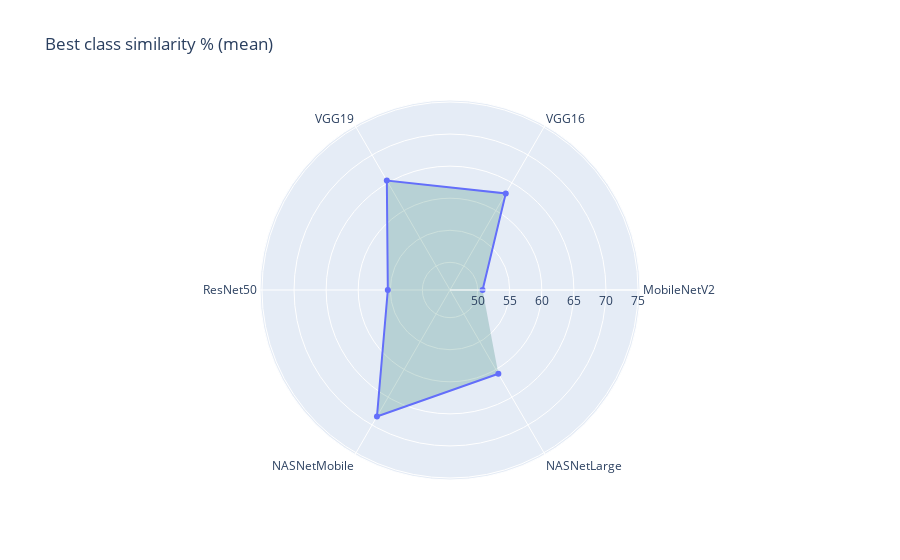

Notebook cell for this chart:
### Markdown cell above
### The best class similarity

### Code cell
plot_metric_radar(mean_sim_best_clas, "Best class similarity % (mean)")

### Figure 1 — Plotly figure (JSON) as saved in the notebook; plotly's stock layout.template omitted (floating-point values rounded to 4 significant figures)
{"data": [{"fill": "toself", "fillcolor": "rgba(0,100,80,0.2)", "name": "Similar classes %", "r": [50.77, 63.08, 65.38, 55.38, 68.46, 60.77], "theta": ["MobileNetV2", "VGG16", "VGG19", "ResNet50", "NASNetMobile", "NASNetLarge"], "type": "scatterpolar"}], "layout": {"polar": {"radialaxis": {"visible": true, "range": [45.69, 75.31]}}, "showlegend": false, "title": {"text": "Best class similarity % (mean)"}}}
